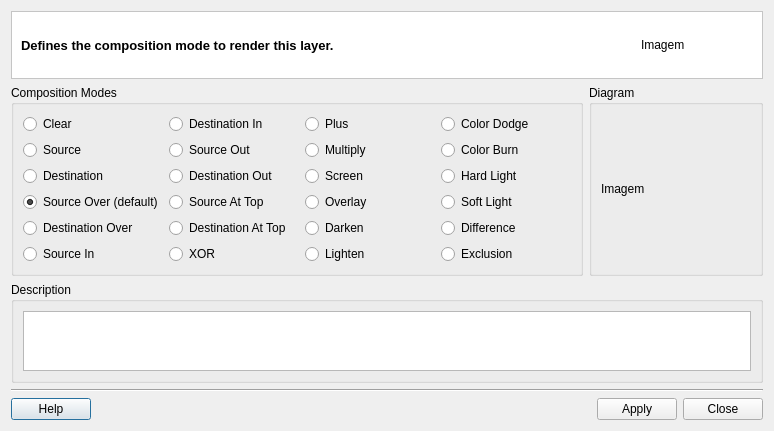
<?xml version="1.0" encoding="UTF-8"?>
<ui version="4.0">
 <class>CompositionModeDialogForm</class>
 <widget class="QDialog" name="CompositionModeDialogForm">
  <property name="geometry">
   <rect>
    <x>0</x>
    <y>0</y>
    <width>756</width>
    <height>418</height>
   </rect>
  </property>
  <property name="windowTitle">
   <string>Composition Mode</string>
  </property>
  <layout class="QGridLayout" name="gridLayout_8">
   <property name="sizeConstraint">
    <enum>QLayout::SetFixedSize</enum>
   </property>
   <item row="0" column="0">
    <layout class="QGridLayout" name="gridLayout_7">
     <item row="0" column="0">
      <widget class="QFrame" name="frame">
       <property name="styleSheet">
        <string notr="true">QWidget { background: white }</string>
       </property>
       <property name="frameShape">
        <enum>QFrame::StyledPanel</enum>
       </property>
       <property name="frameShadow">
        <enum>QFrame::Sunken</enum>
       </property>
       <layout class="QGridLayout" name="gridLayout_2">
        <item row="0" column="0">
         <widget class="QLabel" name="m_titleLabel">
          <property name="font">
           <font>
            <pointsize>10</pointsize>
            <weight>75</weight>
            <bold>true</bold>
           </font>
          </property>
          <property name="text">
           <string>Defines the composition mode to render this layer.</string>
          </property>
         </widget>
        </item>
        <item row="0" column="1">
         <widget class="QLabel" name="m_imgLabel">
          <property name="minimumSize">
           <size>
            <width>112</width>
            <height>48</height>
           </size>
          </property>
          <property name="maximumSize">
           <size>
            <width>48</width>
            <height>48</height>
           </size>
          </property>
          <property name="text">
           <string>Imagem</string>
          </property>
         </widget>
        </item>
       </layout>
      </widget>
     </item>
     <item row="1" column="0">
      <layout class="QGridLayout" name="gridLayout_6">
       <item row="0" column="0">
        <widget class="QGroupBox" name="groupBox">
         <property name="title">
          <string>Composition Modes</string>
         </property>
         <property name="flat">
          <bool>true</bool>
         </property>
         <layout class="QGridLayout" name="gridLayout_3">
          <item row="0" column="0">
           <widget class="QRadioButton" name="m_clearRadioButton">
            <property name="minimumSize">
             <size>
              <width>130</width>
              <height>0</height>
             </size>
            </property>
            <property name="text">
             <string>Clear</string>
            </property>
           </widget>
          </item>
          <item row="0" column="1">
           <widget class="QRadioButton" name="m_dstInRadioButton">
            <property name="minimumSize">
             <size>
              <width>130</width>
              <height>0</height>
             </size>
            </property>
            <property name="text">
             <string>Destination In</string>
            </property>
           </widget>
          </item>
          <item row="0" column="2">
           <widget class="QRadioButton" name="m_plusRadioButton">
            <property name="minimumSize">
             <size>
              <width>130</width>
              <height>0</height>
             </size>
            </property>
            <property name="text">
             <string>Plus</string>
            </property>
           </widget>
          </item>
          <item row="0" column="3">
           <widget class="QRadioButton" name="m_colorDodgeRadioButton">
            <property name="minimumSize">
             <size>
              <width>130</width>
              <height>0</height>
             </size>
            </property>
            <property name="text">
             <string>Color Dodge</string>
            </property>
           </widget>
          </item>
          <item row="1" column="0">
           <widget class="QRadioButton" name="m_srcRadioButton">
            <property name="minimumSize">
             <size>
              <width>130</width>
              <height>0</height>
             </size>
            </property>
            <property name="text">
             <string>Source</string>
            </property>
           </widget>
          </item>
          <item row="1" column="1">
           <widget class="QRadioButton" name="m_srcOutRadioButton">
            <property name="minimumSize">
             <size>
              <width>130</width>
              <height>0</height>
             </size>
            </property>
            <property name="text">
             <string>Source Out</string>
            </property>
           </widget>
          </item>
          <item row="1" column="2">
           <widget class="QRadioButton" name="m_multRadioButton">
            <property name="minimumSize">
             <size>
              <width>130</width>
              <height>0</height>
             </size>
            </property>
            <property name="text">
             <string>Multiply</string>
            </property>
           </widget>
          </item>
          <item row="1" column="3">
           <widget class="QRadioButton" name="m_colorBurnRadioButton">
            <property name="minimumSize">
             <size>
              <width>130</width>
              <height>0</height>
             </size>
            </property>
            <property name="text">
             <string>Color Burn</string>
            </property>
           </widget>
          </item>
          <item row="2" column="0">
           <widget class="QRadioButton" name="m_dstRadioButton">
            <property name="minimumSize">
             <size>
              <width>130</width>
              <height>0</height>
             </size>
            </property>
            <property name="text">
             <string>Destination</string>
            </property>
           </widget>
          </item>
          <item row="2" column="1">
           <widget class="QRadioButton" name="m_dstOutRadioButton">
            <property name="minimumSize">
             <size>
              <width>130</width>
              <height>0</height>
             </size>
            </property>
            <property name="text">
             <string>Destination Out</string>
            </property>
           </widget>
          </item>
          <item row="2" column="2">
           <widget class="QRadioButton" name="m_screenRadioButton">
            <property name="minimumSize">
             <size>
              <width>130</width>
              <height>0</height>
             </size>
            </property>
            <property name="text">
             <string>Screen</string>
            </property>
           </widget>
          </item>
          <item row="2" column="3">
           <widget class="QRadioButton" name="m_hardLightRadioButton">
            <property name="minimumSize">
             <size>
              <width>130</width>
              <height>0</height>
             </size>
            </property>
            <property name="text">
             <string>Hard Light</string>
            </property>
           </widget>
          </item>
          <item row="3" column="0">
           <widget class="QRadioButton" name="m_srcOverRadioButton">
            <property name="minimumSize">
             <size>
              <width>130</width>
              <height>0</height>
             </size>
            </property>
            <property name="text">
             <string>Source Over (default)</string>
            </property>
            <property name="checked">
             <bool>true</bool>
            </property>
           </widget>
          </item>
          <item row="3" column="1">
           <widget class="QRadioButton" name="m_srcAtTopRadioButton">
            <property name="minimumSize">
             <size>
              <width>130</width>
              <height>0</height>
             </size>
            </property>
            <property name="text">
             <string>Source At Top</string>
            </property>
           </widget>
          </item>
          <item row="3" column="2">
           <widget class="QRadioButton" name="m_overlayRadioButton">
            <property name="minimumSize">
             <size>
              <width>130</width>
              <height>0</height>
             </size>
            </property>
            <property name="text">
             <string>Overlay</string>
            </property>
           </widget>
          </item>
          <item row="3" column="3">
           <widget class="QRadioButton" name="m_softLightRadioButton">
            <property name="minimumSize">
             <size>
              <width>130</width>
              <height>0</height>
             </size>
            </property>
            <property name="text">
             <string>Soft Light</string>
            </property>
           </widget>
          </item>
          <item row="4" column="0">
           <widget class="QRadioButton" name="m_dstOverRadioButton">
            <property name="minimumSize">
             <size>
              <width>130</width>
              <height>0</height>
             </size>
            </property>
            <property name="text">
             <string>Destination Over</string>
            </property>
           </widget>
          </item>
          <item row="4" column="1">
           <widget class="QRadioButton" name="m_dstAtTopRadioButton">
            <property name="minimumSize">
             <size>
              <width>130</width>
              <height>0</height>
             </size>
            </property>
            <property name="text">
             <string>Destination At Top</string>
            </property>
           </widget>
          </item>
          <item row="4" column="2">
           <widget class="QRadioButton" name="m_darkenRadioButton">
            <property name="minimumSize">
             <size>
              <width>130</width>
              <height>0</height>
             </size>
            </property>
            <property name="text">
             <string>Darken</string>
            </property>
           </widget>
          </item>
          <item row="4" column="3">
           <widget class="QRadioButton" name="m_diffRadioButton">
            <property name="minimumSize">
             <size>
              <width>130</width>
              <height>0</height>
             </size>
            </property>
            <property name="text">
             <string>Difference</string>
            </property>
           </widget>
          </item>
          <item row="5" column="0">
           <widget class="QRadioButton" name="m_srcInRadioButton">
            <property name="minimumSize">
             <size>
              <width>130</width>
              <height>0</height>
             </size>
            </property>
            <property name="text">
             <string>Source In</string>
            </property>
           </widget>
          </item>
          <item row="5" column="1">
           <widget class="QRadioButton" name="m_xorRadioButton">
            <property name="minimumSize">
             <size>
              <width>130</width>
              <height>0</height>
             </size>
            </property>
            <property name="text">
             <string>XOR</string>
            </property>
           </widget>
          </item>
          <item row="5" column="2">
           <widget class="QRadioButton" name="m_lightenRadioButton">
            <property name="minimumSize">
             <size>
              <width>130</width>
              <height>0</height>
             </size>
            </property>
            <property name="text">
             <string>Lighten</string>
            </property>
           </widget>
          </item>
          <item row="5" column="3">
           <widget class="QRadioButton" name="m_exclusionRadioButton">
            <property name="minimumSize">
             <size>
              <width>130</width>
              <height>0</height>
             </size>
            </property>
            <property name="text">
             <string>Exclusion</string>
            </property>
           </widget>
          </item>
         </layout>
        </widget>
       </item>
       <item row="0" column="1">
        <widget class="QGroupBox" name="groupBox_2">
         <property name="title">
          <string>Diagram</string>
         </property>
         <property name="flat">
          <bool>true</bool>
         </property>
         <layout class="QGridLayout" name="gridLayout_4">
          <item row="0" column="0">
           <widget class="QLabel" name="m_diagramLabel">
            <property name="minimumSize">
             <size>
              <width>150</width>
              <height>150</height>
             </size>
            </property>
            <property name="maximumSize">
             <size>
              <width>150</width>
              <height>150</height>
             </size>
            </property>
            <property name="text">
             <string>Imagem</string>
            </property>
           </widget>
          </item>
         </layout>
        </widget>
       </item>
       <item row="1" column="0" colspan="2">
        <widget class="QGroupBox" name="groupBox_3">
         <property name="title">
          <string>Description</string>
         </property>
         <property name="flat">
          <bool>true</bool>
         </property>
         <layout class="QGridLayout" name="gridLayout_5">
          <item row="0" column="0">
           <widget class="QPlainTextEdit" name="m_decriptionPlainTextEdit">
            <property name="maximumSize">
             <size>
              <width>16777215</width>
              <height>60</height>
             </size>
            </property>
            <property name="readOnly">
             <bool>true</bool>
            </property>
           </widget>
          </item>
         </layout>
        </widget>
       </item>
      </layout>
     </item>
     <item row="2" column="0">
      <layout class="QGridLayout" name="gridLayout">
       <item row="0" column="0" colspan="4">
        <widget class="Line" name="line">
         <property name="orientation">
          <enum>Qt::Horizontal</enum>
         </property>
        </widget>
       </item>
       <item row="1" column="0">
        <widget class="te::qt::widgets::HelpPushButton" name="m_helpPushButton">
         <property name="text">
          <string>Help</string>
         </property>
        </widget>
       </item>
       <item row="1" column="1">
        <spacer name="horizontalSpacer">
         <property name="orientation">
          <enum>Qt::Horizontal</enum>
         </property>
         <property name="sizeHint" stdset="0">
          <size>
           <width>40</width>
           <height>20</height>
          </size>
         </property>
        </spacer>
       </item>
       <item row="1" column="2">
        <widget class="QPushButton" name="m_applyPushButton">
         <property name="text">
          <string>Apply</string>
         </property>
        </widget>
       </item>
       <item row="1" column="3">
        <widget class="QPushButton" name="m_closePushButton">
         <property name="text">
          <string>Close</string>
         </property>
        </widget>
       </item>
      </layout>
     </item>
    </layout>
   </item>
  </layout>
 </widget>
 <customwidgets>
  <customwidget>
   <class>te::qt::widgets::HelpPushButton</class>
   <extends>QPushButton</extends>
   <header>terralib/qt/widgets/help/HelpPushButton.h</header>
  </customwidget>
 </customwidgets>
 <tabstops>
  <tabstop>m_clearRadioButton</tabstop>
  <tabstop>m_srcRadioButton</tabstop>
  <tabstop>m_dstRadioButton</tabstop>
  <tabstop>m_srcOverRadioButton</tabstop>
  <tabstop>m_dstOverRadioButton</tabstop>
  <tabstop>m_srcInRadioButton</tabstop>
  <tabstop>m_dstInRadioButton</tabstop>
  <tabstop>m_srcOutRadioButton</tabstop>
  <tabstop>m_dstOutRadioButton</tabstop>
  <tabstop>m_srcAtTopRadioButton</tabstop>
  <tabstop>m_dstAtTopRadioButton</tabstop>
  <tabstop>m_xorRadioButton</tabstop>
  <tabstop>m_plusRadioButton</tabstop>
  <tabstop>m_multRadioButton</tabstop>
  <tabstop>m_screenRadioButton</tabstop>
  <tabstop>m_overlayRadioButton</tabstop>
  <tabstop>m_darkenRadioButton</tabstop>
  <tabstop>m_lightenRadioButton</tabstop>
  <tabstop>m_colorDodgeRadioButton</tabstop>
  <tabstop>m_colorBurnRadioButton</tabstop>
  <tabstop>m_hardLightRadioButton</tabstop>
  <tabstop>m_softLightRadioButton</tabstop>
  <tabstop>m_diffRadioButton</tabstop>
  <tabstop>m_exclusionRadioButton</tabstop>
  <tabstop>m_decriptionPlainTextEdit</tabstop>
  <tabstop>m_applyPushButton</tabstop>
  <tabstop>m_closePushButton</tabstop>
  <tabstop>m_helpPushButton</tabstop>
 </tabstops>
 <resources/>
 <connections>
  <connection>
   <sender>m_closePushButton</sender>
   <signal>released()</signal>
   <receiver>CompositionModeDialogForm</receiver>
   <slot>reject()</slot>
   <hints>
    <hint type="sourcelabel">
     <x>506</x>
     <y>272</y>
    </hint>
    <hint type="destinationlabel">
     <x>546</x>
     <y>276</y>
    </hint>
   </hints>
  </connection>
 </connections>
</ui>
